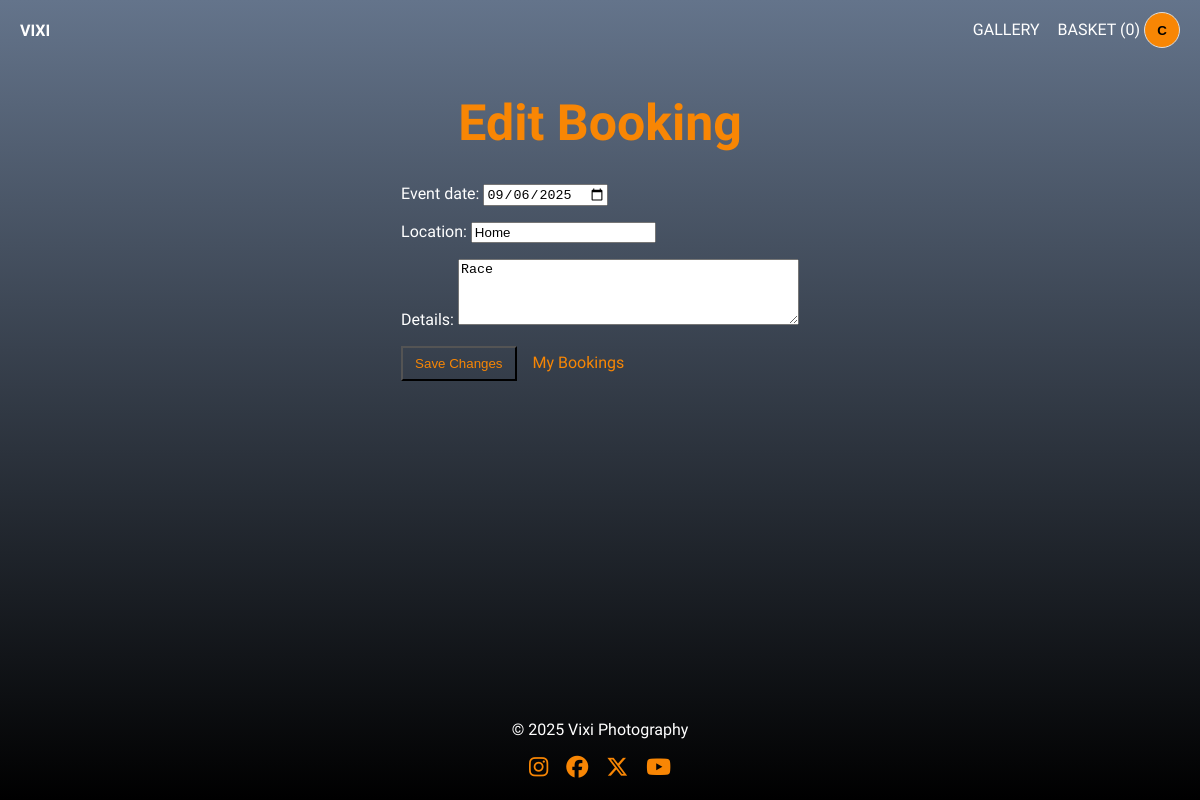
Screenshot of /orders/bookings/1/edit/ (signed in) with the database file from the repository.
### orders/models.py (models this page shows, shortened)
class BookingRequest(models.Model):
    STATUS = [
        ("new", "New"),
        ("review", "In Review"),
        ("accepted", "Accepted"),
        ("rejected", "Rejected"),
        ("cancelled", "Cancelled"),
    ]
    user = models.ForeignKey(settings.AUTH_USER_MODEL, on_delete=models.CASCADE, related_name='booking_requests')
    event_date = models.DateField()
    location = models.CharField(max_length=200)
    details = models.TextField(blank=True)
    status = models.CharField(max_length=10, choices=STATUS, default='new')
    created_at = models.DateTimeField(auto_now_add=True)
    class Meta:
        ordering = ['-created_at']

### orders/views.py (the view)
# urls.py: path("bookings/<int:pk>/edit/", views.edit_booking, name="edit_booking"),
@login_required
def edit_booking(request, pk):
    br = get_object_or_404(
        BookingRequest,
        pk=pk,
        user=request.user,
        status__in=["new", "review"]
    )
    if request.method == "POST":
        form = BookingRequestForm(request.POST, instance=br)
        if form.is_valid():
            form.save()
            messages.success(request, "Booking request updated.")
            return redirect("my_bookings")
    else:
        form = BookingRequestForm(instance=br)
    return render(request, "orders/booking_form.html", {"form": form, "mode": "edit"})

### orders/forms.py (shortened to what this page needs)
class BookingRequestForm(forms.ModelForm):
    class Meta:
        model = BookingRequest
        fields = ['event_date', 'location', 'details']
        widgets = {
            'event_date': forms.DateInput(attrs={'type': 'date'}),
            'details': forms.Textarea(attrs={'placeholder': 'Additional Details', 'rows': 4}),
        }

### orders/context_processors.py (called while the page is built)
def cart_count(request):
    cart = request.session.get("cart", {})
    total = 0
    for v in cart.values():
        total += int(v.get("qty", 0)) if isinstance(v, dict) else int(v)
    return {"cart_count": total}

### templates/orders/booking_form.html (shortened to what this page needs)
{% extends 'base.html' %}
{% block content %}
<h1>{% if mode == "edit" %}Edit Booking{% else %}Book the Photographer{% endif %}</h1>
<form method="post">
  {{ form.as_p }}
  <button class="btn" type="submit">{% if mode == "edit" %}Save Changes{% else %}Submit Request{% endif %}</button>
  <a class="btn btn-secondary" href="{% url 'my_bookings' %}">My Bookings</a>
</form>
{% endblock %}

### templates/base.html (shortened to what this page needs)
{% load static %}
<!doctype html>
<html lang="en">
<head>
  <link rel="stylesheet" href="{% static 'css/style.css' %}">
  <link rel="stylesheet" href="{% static 'css/style.css' %}">
</head>
<body class="page {% block body_class %}{% endblock %}">
  <header class="nav">
    <a class="brand" href="{% url 'home' %}">VIXI</a>
    <nav class="nav-links">
      <a href="{% url 'gallery_index' %}">GALLERY</a>
      <a href="{% url 'cart' %}">BASKET ({{ cart_count|default:0 }})</a>
      {% if user.is_authenticated %}
  <div class="profile">
    <button class="avatar" id="avatarBtn" aria-haspopup="menu" aria-expanded="false">
      {{ user.username|first|upper }}
    </button>
  </div>
{% else %}
  <a href="{% url 'login' %}">LOGIN</a>
{% endif %}
    </nav>
  </header>
  <main class="container">
    {% block content %}{% endblock %}
  </main>
  <footer class="footer">
    <p>© 2025 Vixi Photography</p>
    <div class="social-links">
      <a href="https://instagram.com" target="_blank" aria-label="Instagram"><i class="fab fa-instagram"></i></a>
      <a href="https://facebook.com" target="_blank" aria-label="Facebook"><i class="fab fa-facebook"></i></a>
      <a href="https://x.com" target="_blank" aria-label="X"><i class="fab fa-x-twitter"></i></a>
      <a href="https://youtube.com" target="_blank" aria-label="youtube"><i class="fab fa-youtube"></i></a>
    </div>
  </footer>
</body>
</html>

### static/css/style.css (style rules this page uses)
body { background: linear-gradient(to bottom, #64748B 0%, #000 100%); background-repeat: no-repeat; background-attachment: fixed; color: #fff; font-family: Marcellus, Arial, sans-serif; margin: 0; padding: 0; display: flex; flex-direction: column; min-height: 100vh; }
h1 { font-family: Marcellus, Arial, sans-serif; text-align: center; margin-bottom: 2rem; font-size: 50px; color: #f88604; }
.profile { position: relative; display: inline-block; }
.avatar { width: 36px; height: 36px; border-radius: 9999px; border: 1px solid #ddd; display: grid; place-items: center; font-weight: 700; background: #f88604; cursor: pointer; }
.page { margin:0; }
.container { max-width:1100px; margin:0 auto; flex: 1; }
.nav { background: transparent; color: fff; display:flex; justify-content:space-between; align-items:center; padding:12px 20px; }
.brand { font-weight:700; text-decoration:none; color:inherit; }
.nav-links a { margin-left:14px; text-decoration:none; color:inherit; }
.btn { display:inline-block; padding:8px 12px; text-decoration:none; cursor:pointer; color: #f88604; background: transparent; }
.btn-secondary { border-color:#bbb; }
.footer { border-top: 1px solid var(--border); padding: 20px 4vw; text-align: center; background: transparent; color: #fff; }
.social-links { margin-top: 8px; display: flex; justify-content: center; gap: 18px; font-size: 22px; }
.social-links a { text-decoration: none; transition: transform .2s; color: #f88604 !important; }
.social-links i { font-size: 22px; color: var(--fg); }
html, body { height: 100%; }

### rows the page displays
BookingRequest: event_date "09/06/2025", location "Home", details "Race"

### other values shown
{{ cart_count|default:0 }} "0"
{{ user.username|first|upper }} "C"
